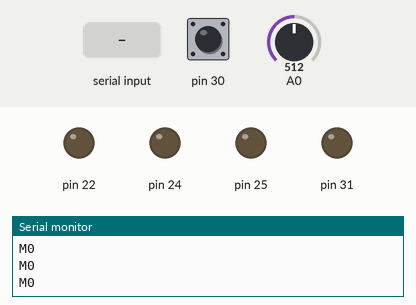
This sketch was run on a simulated Arduino Mega 2560, built with avr-gcc and run on an emulated ATmega2560. On the bench: output pins drawn as LEDs (lit = HIGH), the last lines printed to the serial monitor. The inputs (shaded band) are chosen by the test bench; at power-on: pin 30 HIGH, A0 = 512. Random numbers use the default seed unless the sketch sets one.

Above: at 1.2 s.
1.3 s: pin 30 pulled LOW for 0.15 s
At 2.5 s:
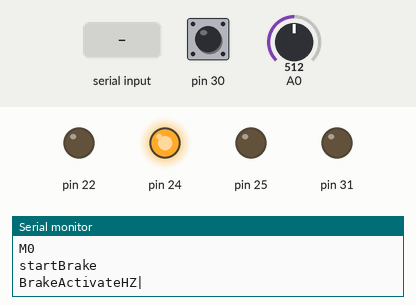
4.4 s: "@" received over Serial
At 7.3 s:
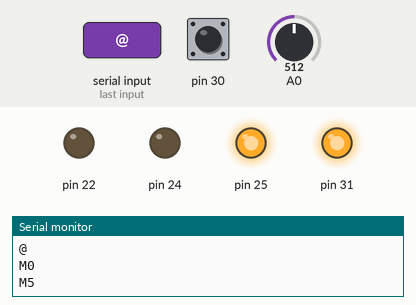
7.4 s: "#" received over the second serial link
At 8.9 s:
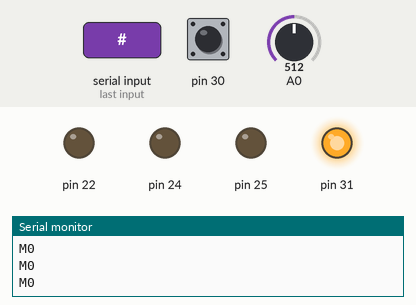
9.2 s: pin 30 pulled LOW for 1 s
At 10.4 s:
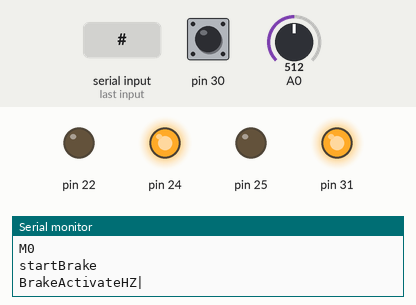
13.2 s: pin 30 pulled LOW for 3.2 s
At 17.6 s:
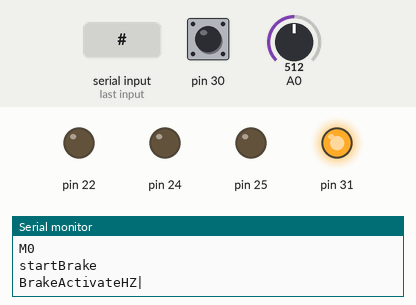
17.9 s: "#" received over Serial
Timing chart, 0 to 21.9 s (numbered marks = the images above; inputs shaded):
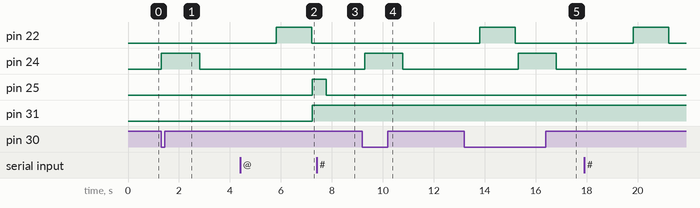

The sketch:

V1.2.ino
```cpp
#define motorperPin 20
int nowSpeed = 0 ;
int CTRLP = 0, LCTRLP = 0;

bool motorper = 0;

void setup() {
  pinMode(31,OUTPUT);
  pinMode(30,INPUT_PULLUP);
  pinMode(22,OUTPUT);
  pinMode(24,OUTPUT);
  pinMode(25,OUTPUT);
  pinMode(25,OUTPUT);
  digitalWrite(25,0);
  digitalWrite(22,0);
  digitalWrite(24,0);
  digitalWrite(31,0);
  Serial.begin(9600);
  Serial1.begin(9600);
  Serial2.begin(9600);
}

void loop() {
  SerialEvent();
  CTRL();
  if (!digitalRead(30)){
    Serial.println("startBrake");
    brake();
  }
}
```

CTRL.ino
```cpp
void CTRL(){
  // get value from controller [controller value]
    int valueFromController=analogRead(A0);                   //value could be from 0~1023, normal value should be within 180~880
    CTRLP = map(valueFromController,190,880,0,100);   //turn analogvalue to servo degree
    if (CTRLP<5) CTRLP = 0;
    if (!motorper&&CTRLP != LCTRLP||CTRLP==0) {
      Serial1.print("M0|");
      Serial.println("M0");
      CTRLP = LCTRLP;
      delay(50);
    }
    else if (motorper&&CTRLP != LCTRLP){
      if (LCTRLP<CTRLP){
        for (int a = LCTRLP ; a < CTRLP ; a+=5){
          Serial1.print("M");
          Serial1.print(a);
          Serial1.print('|');
          Serial.print("M");
          Serial.println(a);
          delay(50);
        }
      }
      if (LCTRLP>CTRLP){
        for (int a = LCTRLP ; a > CTRLP ; a-=5){
          Serial1.print("M");
          Serial1.print(a);
          Serial1.print('|');
          Serial.print("M");
          Serial.println(a);
          delay(50);
        }
      }
      CTRLP = LCTRLP;
    }
    Serial1.print('T');
    Serial1.print(random(25,28));
    Serial1.print('|');
    Serial1.print("B90|");
    delay(50);
}
```

brake.ino
```cpp
void brake(){
  int brake=690, orgin=920;
  Serial.print("BrakeActivate");
  Serial1.print("Z1f|");
  Serial.println("HZ|");
  digitalWrite(24,1);
  delay(1500);
  digitalWrite(24,0);

  /*
  if (analogRead(2)>orgin){
    digitalWrite(24,1);
  }

  while (analogRead(2)>orgin){
    Serial.print("H");
    Serial.println(analogRead(2));
    if (analogRead(2)<=orgin){
      digitalWrite(24,0);
      break;
    }
  }

  if (analogRead(2)<=orgin){
      digitalWrite(24,0);
    }

  while(1){
    int Speed;
    if (Serial2.available()){
      if (Serial2.read()=='V'){
        Speed = Serial2.parseInt();
        Serial.print("H");
        Serial.println(Speed);
      }
    }
    if (Speed<=1||nowSpeed<=1) break;
  }*/
  delay(3000);
  Serial1.print("S0|");
  nowSpeed=0;
  Serial.println("V0");
  delay(10);
  Serial1.print("Z0|");

  /*
  if (analogRead(2)<brake){
    digitalWrite(22,1);
  }

  while (analogRead(2)<brake){
    Serial.print("H");
    Serial.println(analogRead(2));
    if (analogRead(2)>=brake){
      digitalWrite(22,0);
      break;
    }
  }
  if (analogRead(2)>=brake){
    digitalWrite(22,0);
  }

  */

  digitalWrite(22,1);
  delay(1400);
  digitalWrite(22,0);
  delay(10);
  digitalWrite(31,1);
}
```

serial.ino
```cpp
void SerialEvent(){
  if (Serial.available()){
    char in = Serial.read();
    if (in == '@') {
      motorper = 1;
      digitalWrite(25,1);
      Serial.println('@');
    }
    else if (in == '#') {
      motorper = 0;
      digitalWrite(25,0);
      Serial.println('#');
    }
  }
  if (Serial1.available()){
    char in = Serial1.read();
    Serial.print(in);
    if (in == '?'){
      Serial1.print('=');
      Serial.println("=");
      delay(100);
      Serial1.print("B90|");
      delay(100);
    }
    else if (in == '@') {
      motorper = 1;
      digitalWrite(25,1);
      Serial.println('@');
    }
    else if (in == '#') {
      motorper = 0;
      digitalWrite(25,0);
      Serial.println('#');
    }
  }
  if (Serial2.available()){
    char in = Serial2.read();
    if (in == 'V'){
      nowSpeed = Serial2.parseInt();
      String send = 'S' + String(nowSpeed/100)+'|';
      Serial.println(send);
      Serial1.print(send);
      delay(25);
      Serial1.println("B90|");
      Serial.println("B90|");
    }
  }
}
```

Measured:
- after the input at 1.3 s, pin 24: LOW → HIGH at once, → LOW 1.5 s later
- after the input at 4.4 s, pin 25: LOW → HIGH after 2.8 s
- after the input at 7.4 s, pin 25: HIGH → LOW after 0.38 s
- after the input at 9.2 s, pin 24: LOW → HIGH after 0.09 s, → LOW 1.5 s later
- after the input at 13.2 s, pin 24: LOW → HIGH after 2.1 s, → LOW 1.5 s later
